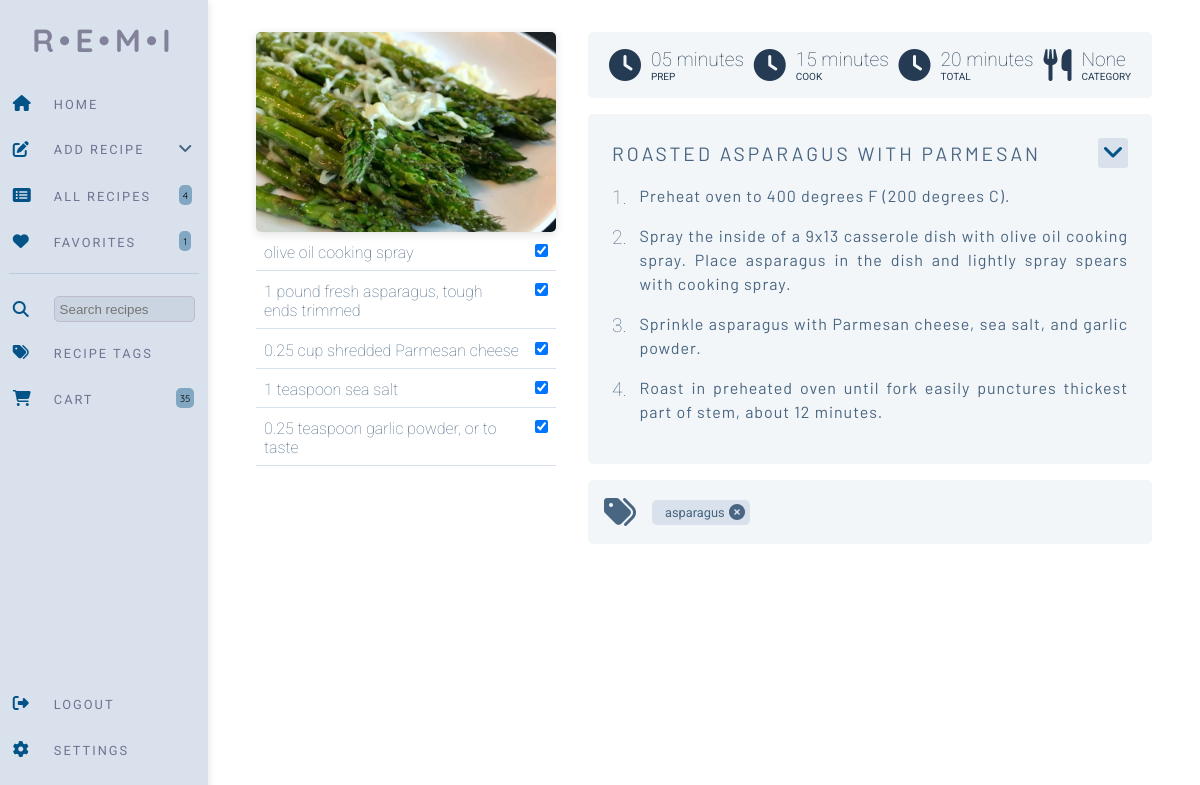
The app's page /view_recipe/6BptdZDCh2wEy9HYKXVrtW (signed in) with its own data.
### website/models.py (models this page shows)
class Recipe(db.Model):
    id = db.Column(db.Integer, primary_key=True)
    uuid = db.Column(db.Integer, primary_key=False)
    username = db.Column(db.Integer, db.ForeignKey('user.id'))
    recipe_name = db.Column(db.String(200))
    prep_time = db.Column(db.Integer, primary_key=False)
    cook_time = db.Column(db.Integer, primary_key=False)
    total_time = db.Column(db.Integer, primary_key=False)
    ingredients = db.Column(db.String())
    servings = db.Column(db.String())
    ingredients_quantity = db.Column(db.String())
    ingredients_measurement = db.Column(db.String())
    instructions = db.Column(db.String())
    instructions_json = db.Column(db.String())
    original_url = db.Column(db.String())
    date_parsed = db.Column(db.String())
    image = db.Column(db.String())
    favorite = db.Column(db.Boolean, default=False)
    category = db.Column(db.String())
    ingredient_list = db.relationship('Ingredients')
    tags = db.relationship('Tag', secondary=recipe_tag, backref='recipe')

class Ingredients(db.Model):
    id = db.Column(db.Integer, primary_key=True)
    uuid = db.Column(db.Integer, primary_key=False)
    recipe = db.Column(db.Integer, db.ForeignKey('recipe.uuid'))
    ingredient = db.Column(db.String())
    ing_type = db.Column(db.String(), default="misc")
    ing_display = db.Column(db.String(), default="Misc.")

class Tag(db.Model):
    id = db.Column(db.Integer, primary_key=True)
    tag_name = db.Column(db.String(10))

### website/views.py (the view, shortened to what this page needs)
@views.route('/view_recipe/<recipe_uuid>', methods=['POST', 'GET'])
@login_required
def view_recipe(recipe_uuid):
    favorite_total = Recipe.query.filter_by(username=current_user.id, favorite=True).count()
    total_recipes = Recipe.query.filter_by(username=current_user.id).count()
    shopping_list = ShoppingList.query.filter_by(username=current_user.id).count()
    recipe_id = recipe_uuid
    recipe = Recipe.query.filter_by(uuid=recipe_id).first()
    ingredients = Ingredients.query.filter_by(uuid=recipe_uuid).all()
    instructions_json = json.loads(recipe.instructions_json)
    return render_template("view_recipe.html", recipe=recipe, ingredients=ingredients, user=current_user,
                           shopping_list=shopping_list, view_id=recipe_id, instructions_json=instructions_json, favorite_total=favorite_total, total_recipes=total_recipes)

### website/__init__.py (called while the page is built)
def create_app():
    app = Flask(__name__)
    app.config['SECRET_KEY'] = 'sdf897sdf987'
    app.config['SQLALCHEMY_DATABASE_URI'] = f'sqlite:///{DB_NAME}'
    db.init_app(app)
    migrate.init_app(app, db)
    from .views import views
    from .auth import auth
    app.register_blueprint(views, url_prefix='/')
    app.register_blueprint(auth, url_prefix='/')
    from .models import User, Recipe
    with app.app_context():
        db.create_all()
    login_manager = LoginManager()
    login_manager.login_view = 'auth.login'
    login_manager.init_app(app)
    @login_manager.user_loader
    def load_user(id):
        return User.query.get(int(id))
    return app

### website/templates/view_recipe.html (shortened to what this page needs)
{% extends "base.html" %}  {% block content %}
<form method="POST">
<div class="view-recipe">
  <div class="ingredient-list">
    <img
    class="instruction-img"
    src="{{ url_for('static', filename='images/' + recipe.image) }}"
  />
    {% for ingredient in ingredients %}
    <div class="ingredient-wrapper">
      <div class="ingredient">
        {{ ingredient.ingredient }}<input
      </div>
      <div class="ingredient-check">
        <input
          type="checkbox"
          value="{{ ingredient.ingredient }}"
          id="ingredients"
          name="ingredients"
          checked
        />
      </div>
    </div>
    {% endfor %}
  </div>
  <div class="recipe-instructions">
    <div class="information-wrapper">
          <div class="recipe-icons">
            <i class="fa-solid fa-clock fa-2x"></i>
            <p>{{ recipe.prep_time }}</p>
            <span class="stat-title">Prep</span>
          </div>
          <div class="recipe-icons">
            <i class="fa-solid fa-clock fa-2x"></i>
            <p>{{ recipe.cook_time }}</p>
            <span class="stat-title">Cook</span>
          </div>
          <div class="recipe-icons">
            <i class="fa-solid fa-clock fa-2x"></i>
            <p>{{ recipe.total_time }}</p>
            <span class="stat-title">Total</span>
          </div>
          <div class="recipe-icons">
            <i class="fa-solid fa-utensils fa-2x"></i>
            <p>{{ recipe.category }}</p>
            <span class="stat-title">Category</span>
          </div>
    </div>
    <div class="recipe-grid-wrapper">
      <div class="recipe-menu-wrapper">
        <div class="recipe-title">{{ recipe.recipe_name }}</div>
        <div class="recipe-dropdown">
          <div class="recipe-menu" onclick="menutoggle()">
            <i class="fa-solid fa-angle-down fa-xl"></i>
          </div>
        </div>
      </div>
      {% for key,value in instructions_json.items() %}
      <div class="counter"><span class="number">{{ loop.index }}.</span></div>
      <div class="step">{{ value }}</div>
      {% endfor %}
    </div>
    <div class="tags-wrapper">
      <div class="tag-icon"><i class="fa-solid fa-tags fa-2x"></i></div>
      <div class="tag-display">
        <ul id="tag_list">
        {% for recipe_tag in recipe.tags %}
        <li class="tags">
          <span class="tag-text">{{ recipe_tag.tag_name }}</span>
          <span class="delete_tag" onclick="delete_tag({{ recipe_tag.id }}, '{{ view_id }}', {{ recipe.id }})"></span>
        </li>
        {% endfor %}
        </ul>
      </div>
    </div>
  </div>
</div>
</form>
{% endblock %}

### website/static/css/index.css (style rules this page uses)
* { margin: 0; padding: 0; box-sizing: border-box; }
body { position: relative; }
:root { --nav-background: #D9E2EC; --main-background: white; --logo-color: rgba(49, 41, 77, 0.512); --nav-items-color: #486581; --nav-icon-color: #035388; --nav-items-hover: #BCCCDC; --nav-text-color: rgba(68, 60, 104, 0.678); --search-input-color: #c1cdda92; --pill-background: #31719b85; --recipe-card-background: #F0F4F8; --primary-button: #035388; --secondary-button: #D9E2EC; --recipe-tag-background: #f0f4f8e5; --instructions-background: #f0f4f8c7; --modal-delete: #AB091E; }
.view-recipe { display: grid; grid-template-columns: 300px 1fr; gap: 2rem; margin: 2rem; margin-left: 3rem; margin-right: 3rem; }
.ingredient-list { display: flex; gap: .2rem; flex-direction: column; }
.ingredient-wrapper { display: grid; grid-template-columns: 1fr auto; border-bottom: 1px solid; border-color: #D9E2EC; }
.ingredient { font-family: 'Roboto', sans-serif; color: var(--nav-items-color); font-weight: 100; padding: .5rem; }
.ingredient-check { padding: .5rem; }
.recipe-instructions { display: flex; flex-direction: column; gap: 1rem; }
.recipe-grid-wrapper { background-color: var(--instructions-background); border-radius: 5px; padding: 1.5rem; display: grid; grid-template-columns: auto 1fr; grid-auto-flow: row; }
.instruction-img { width: 100%; height: 200px; object-fit: cover; border-radius: 5px; box-shadow: rgba(99, 99, 99, 0.2) 0px 2px 8px 0px; }
.recipe-menu-wrapper { display: grid; grid-template-columns: 1fr auto; gap: .5rem; width: 100%; grid-column: 1 / span 2; align-items:center; justify-content: end; margin-bottom: 1rem; position: relative; }
.recipe-menu { background-color: var(--nav-background); color: var(--nav-icon-color); border-radius: 3px; width: 30px; height: 30px; display: grid; align-items: center; justify-content: center; }
.recipe-title { font-family: 'Barlow', sans-serif; text-transform: uppercase; letter-spacing: 3px; font-size: 1.2rem; color: var(--nav-items-color); }
.counter { padding: 0; font-family: 'Roboto', sans-serif; color: var(--nav-items-color); font-size: 1.2rem; font-weight: 100; margin-right: .8rem; margin-top: 2px; }
.step { padding: 0; font-family: 'Barlow', sans-serif; color: var(--nav-items-color); letter-spacing: 1px; margin-bottom: 1rem; text-align: justify; line-height: 1.5; }
.information-wrapper { margin-top: 0; padding: 1rem; display: flex; background-color: #f3f6f9; border-radius: 5px; justify-content: space-around; }
.tags-wrapper { margin-top: 0; padding: 1rem; display: flex; background-color: #f3f6f9; border-radius: 5px; align-items: center; }
.tag-icon { color: var(--nav-items-color); margin-right: 1rem; }
.tag-display li { display: flex; align-items: center; gap: 5px; list-style: none; background-color: var(--nav-background); border-radius: 5px; width: fit-content; padding: 5px; margin-right: 3px; font-family: 'Roboto', sans-serif; color: var(--nav-items-color); font-size: .8rem; }
.tag-display ul { display: flex; padding: 0; margin: 0; }
.delete_tag { display: flex; align-items: center; justify-content: center; padding: 1px; width: 15px; height: 15px; color: var(--nav-items-color); }
.stat-title { grid-column-start: 2; }
.recipe-icons { color: #243B53; display: grid; grid-template-columns: auto 1fr; grid-auto-flow: row; align-items: center; justify-content: center; }
.recipe-icons i { grid-row: 1 / span 2; margin-right: 10px; }
.recipe-icons p { font-family: 'Roboto', sans-serif; font-size: 1.2rem; font-weight: 100; }
.recipe-icons span { font-family: 'Roboto', sans-serif; text-transform: uppercase; font-size: 10px; }
.tag-text { padding-left: .5rem; }

### records on screen
Recipe: image (picture), prep_time "05 minutes", cook_time "15 minutes", total_time "20 minutes", category "None", recipe_name "ROASTED ASPARAGUS WITH PARMESAN"
Ingredients: ingredient "olive oil cooking spray"
Ingredients: ingredient "1 pound fresh asparagus, tough ends trimmed"
Ingredients: ingredient "0.25 cup shredded Parmesan cheese"
Ingredients: ingredient "1 teaspoon sea salt"
Ingredients: ingredient "0.25 teaspoon garlic powder, or to taste"
Tag: tag_name "asparagus"

### other values on screen
{{ total_recipes }} "4"
{{ favorite_total }} "1"
{{ shopping_list }} "35"
{{ value }} "Preheat oven to 400 degrees F (200 degrees C)." "Spray the inside of a 9x13 casserole dish with olive oil cooking spray. Place asparagus in the dish and lightly spray spears with cooking spray." "Sprinkle asparagus with Parmesan cheese, sea salt, and garlic powder." "Roast in preheated oven until fork easily punctures thickest part of stem, about 12 minutes."
